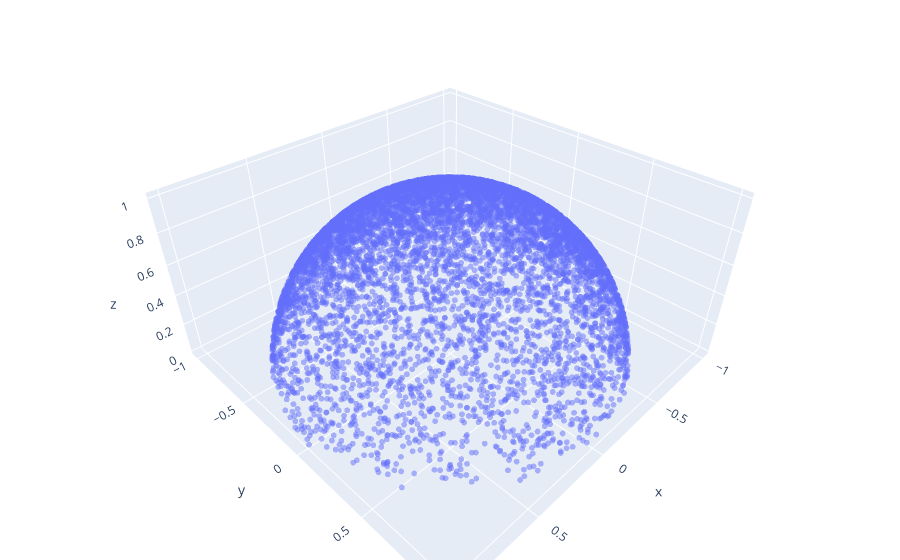

Source (notebook cell):
### Code cell
# plot 3d points in plotly

fig = go.Figure(data=[go.Scatter3d(
    x=xy_c[:,0],
    y=xy_c[:,1],
    z=z,
    mode='markers',
    marker=dict(
        size=2,
        # color=z,                # set color to an array/list of desired values
        # colorscale='Viridis',   # choose a colorscale
        opacity=0.5
    )
)])

# tight layout
fig.update_layout(margin=dict(l=0, r=0, b=0, t=0))
fig.show()

### Figure 1 — Plotly figure (JSON) as saved in the notebook; plotly's stock layout.template omitted (floating-point values rounded to 4 significant figures; data arrays with more than 128 entries replaced by an {"elided": "..."} marker saying what was removed)
{"data": [{"marker": {"opacity": 0.5, "size": 2}, "mode": "markers", "type": "scatter3d", "x": {"elided": "7861 float values"}, "y": {"elided": "7861 float values"}, "z": {"elided": "7861 float values"}}], "layout": {"margin": {"b": 0, "l": 0, "r": 0, "t": 0}}}
